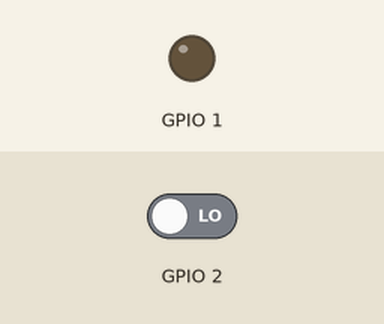
Simulated run of this sketch. Board: ESP8266 (NodeMCU). Shown: output pins drawn as LEDs (lit = HIGH). Inputs (shaded band) come from the test bench; at power-on: GPIO 2 LOW. WiFi joins after 1.5 s; servers stay silent unless stated; no MQTT or app messages arrive unless stated; what the sketch prints to the serial monitor is not drawn.

Above: at 0.1 s.
At 1.6 s:
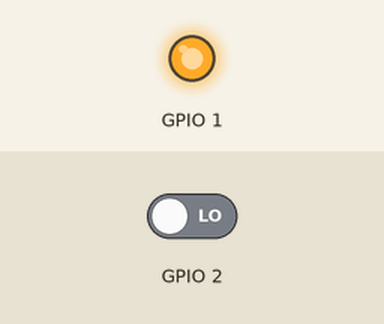
Timing chart, 0 to 3.1 s (numbered marks = the images above):
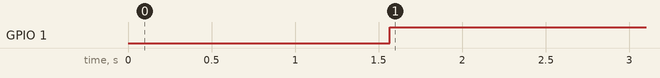

Measured:
- by itself, GPIO 1: LOW → HIGH at 1.6 s

The sketch:

door.ino
```cpp
#include <PubSubClient.h>
#include <ESP8266WiFi.h>

const char* ssid = "Simran";
const char* password = "simr1223";

char* topic = "esp8266_arduino";
char* server = "iot.eclipse.org";

void callback(char* topic, byte* payload, unsigned int length) {
  // handle message arrived
}
WiFiClient wifiClient;
PubSubClient client(server, 1883, callback, wifiClient);
//iloveyoumerijaan


int val = 0;
int unlock = 0;
String macToStr(const uint8_t* mac)
{
  String result;
  for (int i = 0; i < 6; ++i) {
    result += String(mac[i], 16);
    if (i < 5)
      result += ':';
  }
  return result;
}

void setup() {
  Serial.begin(115200);
  delay(10);

  Serial.println();
  Serial.println();
  Serial.print("Connecting to ");
  Serial.println(ssid);
  pinMode(1, OUTPUT);
  pinMode(2, INPUT);
  WiFi.begin(ssid, password);

  while (WiFi.status() != WL_CONNECTED) {
    delay(500);
    Serial.print(".");
  }
  Serial.println("");
  Serial.println("WiFi connected");
  Serial.println("IP address: ");
  Serial.println(WiFi.localIP());

  // Generate client name based on MAC address and last 8 bits of microsecond counter
  String clientName;
  clientName += "esp8266-";
  uint8_t mac[6];
  WiFi.macAddress(mac);
  clientName += macToStr(mac);
  clientName += "-";
  clientName += String(micros() & 0xff, 16);

  Serial.print("Connecting to ");
  Serial.print(server);
  Serial.print(" as ");
  Serial.println(clientName);

  if (client.connect((char*) clientName.c_str())) {
    Serial.println("Connected to MQTT broker");
    Serial.print("Topic is: ");
    Serial.println(topic);


  }
  else {
    Serial.println("MQTT connect failed");
    Serial.println("Will reset and try again...");
    abort();
  }
}

void loop() {
  val = digitalRead(2);
  String payload = "";

  if(val== HIGH)
  {

  digitalWrite(1, LOW);
  if (client.connected()){
    Serial.print("Sending payload: ");
    Serial.println(payload);
    payload = "Door Unlocked";
    if (client.publish(topic, (char*) payload.c_str())) {
      Serial.println("Publish ok");
      //sunny = 1;
    }
    else {
      Serial.println("Publish failed");
    }
  }
  }
  else
  {
                         // Wait for a second
  digitalWrite(1, HIGH);  // Turn the LED off by making the voltage HIGH
  if (client.connected()){
    Serial.print("Sending payload: ");
    Serial.println(payload);
    payload = "Door Locked";
    if (client.publish(topic, (char*) payload.c_str())) {
      Serial.println("Publish ok");
    }
    else {
      Serial.println("Publish failed");
    }
  }
  }
  //delay(1000);
  static int counter = 0;

}
```
